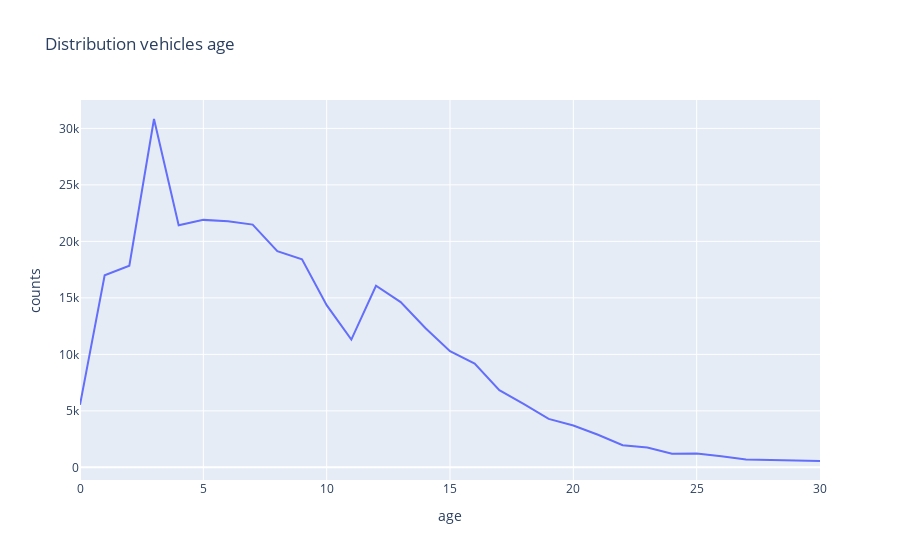

Source (notebook cell):
### Code cell
groupedByAge = df.groupby(["age"]).size().reset_index(name="counts").set_index("age")
fig = px.line(groupedByAge, y="counts", title="Distribution vehicles age")

fig.show()

### Figure 1 — Plotly figure (JSON) as saved in the notebook; plotly's stock layout.template omitted (floating-point values rounded to 4 significant figures)
{"data": [{"hovertemplate": "age=%{x}<br>counts=%{y}<extra></extra>", "legendgroup": "", "line": {"color": "#636efa", "dash": "solid"}, "mode": "lines", "name": "", "orientation": "v", "showlegend": false, "type": "scatter", "x": [0, 1, 2, 3, 4, 5, 6, 7, 8, 9, 10, 11, 12, 13, 14, 15, 16, 17, 18, 19, 20, 21, 22, 23, 24, 25, 26, 27, 28, 29, 30], "xaxis": "x", "y": [5537, 16995, 17839, 30828, 21430, 21901, 21773, 21480, 19130, 18412, 14350, 11303, 16070, 14624, 12331, 10284, 9176, 6835, 5595, 4287, 3703, 2885, 1964, 1765, 1198, 1216, 977, 704, 642, 580, 563], "yaxis": "y"}], "layout": {"legend": {"tracegroupgap": 0}, "title": {"text": "Distribution vehicles age"}, "xaxis": {"anchor": "y", "domain": [0, 1], "title": {"text": "age"}}, "yaxis": {"anchor": "x", "domain": [0, 1], "title": {"text": "counts"}}}}
